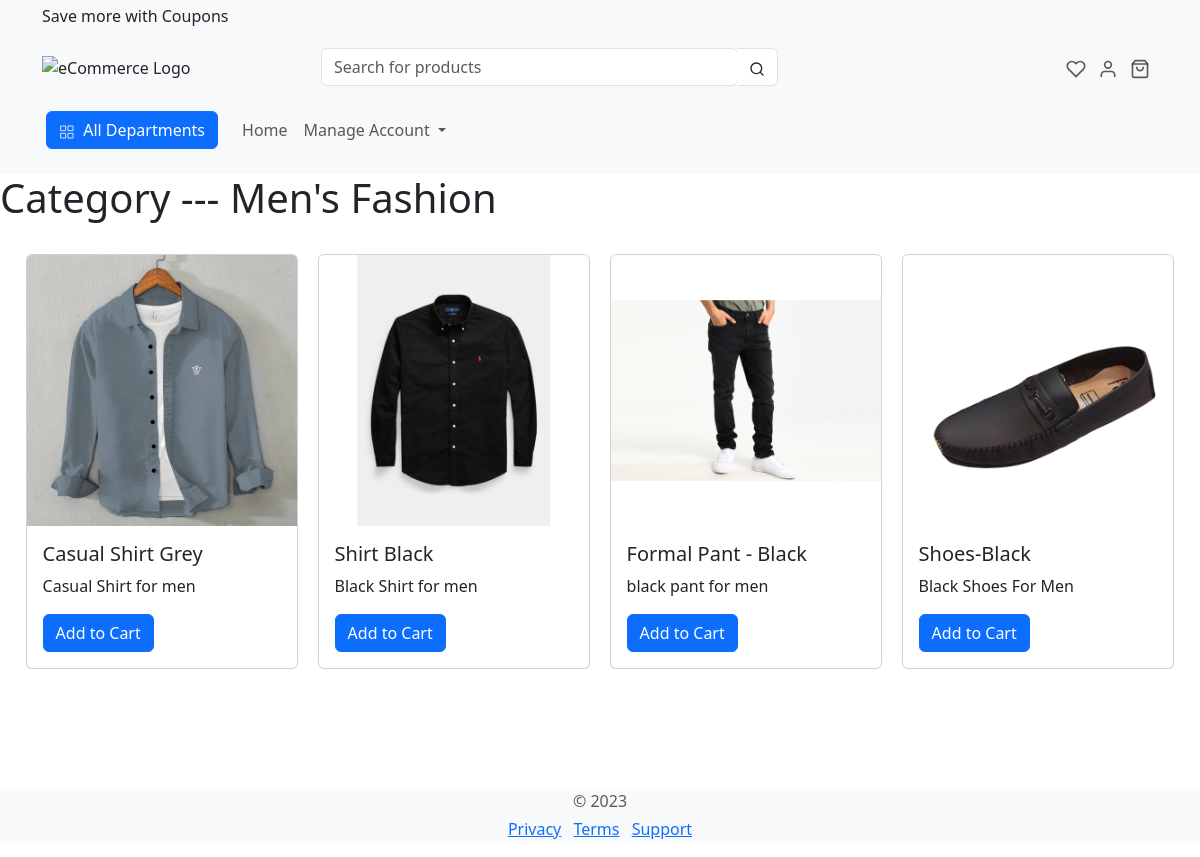
Screenshot of /ecom/category/2/ with the database file from the repository.
### ecom/models.py (models this page shows, shortened)
class Category(models.Model):
    category_name=models.CharField(max_length=25,default="")
    category_image = models.ImageField(upload_to='ecom/images',default="")

class Product(models.Model):
    Name = models.CharField(max_length=25)
    Category = models.ForeignKey(Category, on_delete=models.CASCADE)
    Price = models.IntegerField(default=0)
    Description = models.CharField(max_length=100)
    Publish_Date = models.DateField()
    Image = models.ImageField(upload_to='ecom/images')

### ecom/views.py (the view)
# urls.py: path('category/<int:id>/', views.cat, name="Ecom_Category"),
def cat(request,id):
    path = request.path
    category = Category.objects.get(id=id)
    prod_cat = Product.objects.filter(Category =id)
    cat = {'cats':category,'prods':prod_cat}
    return render(request,'ecom/category.html',cat)

### ecom/templates/ecom/category.html (shortened to what this page needs)
{% extends 'ecom/base.html' %}
    {% block body %}
    <h1>Category --- {{cats.category_name}}</h1>
    <div class="catprods">
        {% for x in prods %}
        <div class="card" style="width: 18rem; margin:0rem 0.6rem;">
            <img src="/media/{{x.Image}}" class="card-img-top" alt="...">
            <div class="card-body">
                <h5 class="card-title">{{x.Name}}</h5>
                <p class="card-text">{{x.Description}}</p>
                <a href="/ecom/addtocart/{{x.id}}" class="btn btn-primary">Add to Cart</a>
            </div>
        </div>
        {% if forloop.counter|divisibleby:4 %}
    </div><br>
            {% endif %}
            {% endfor %}
            {% endblock %}

### ecom/templates/ecom/category.html (style rules this page uses)
.catprods { display: flex; margin: 2rem 1rem; }

### rows the page displays
Category: category_name "Men's Fashion"
Product: Image (picture), Name "Casual Shirt Grey", Description "Casual Shirt for men"
Product: Image (picture), Name "Shirt Black", Description "Black Shirt for men"
Product: Image (picture), Name "Formal Pant - Black", Description "black pant for men"
Product: Image (picture), Name "Shoes-Black", Description "Black Shoes For Men"
